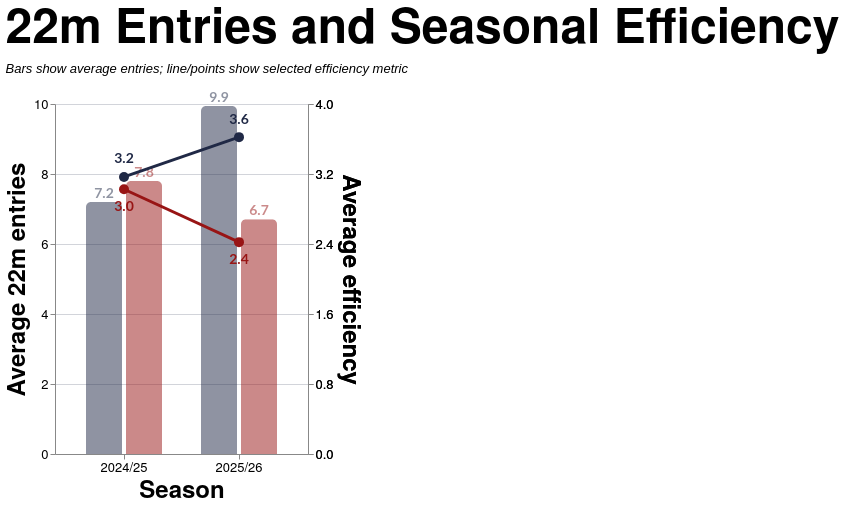

The specification (Vega-Lite) saved for this image:
### Vega-Lite specification from a JSON file in a GitHub repository (floating-point values rounded to 4 significant figures)
{"config": {"axis": {"labelFont": "PT Sans Narrow, Helvetica Neue, Helvetica, Arial, sans-serif", "titleFont": "PT Sans Narrow, Helvetica Neue, Helvetica, Arial, sans-serif", "labelFontSize": 13, "titleFontSize": 24, "gridColor": "#202947", "gridOpacity": 0.2, "zindex": 1}, "text": {"font": "Lato, sans-serif"}, "bar": {"cornerRadiusEnd": 5}, "header": {"labelFont": "PT Sans Narrow, Helvetica Neue, Helvetica, Arial, sans-serif", "titleFont": "PT Sans Narrow, Helvetica Neue, Helvetica, Arial, sans-serif", "labelFontSize": 24, "titleFontSize": 28, "labelFontWeight": "bold", "orient": "left"}, "legend": {"labelFont": "PT Sans Narrow, Helvetica Neue, Helvetica, Arial, sans-serif", "titleFont": "PT Sans Narrow, Helvetica Neue, Helvetica, Arial, sans-serif", "labelFontSize": 14, "titleFontSize": 16, "titlePadding": 5, "fillColor": "white", "strokeColor": "black", "padding": 10, "titleFontWeight": "lighter", "titleFontStyle": "italic", "titleColor": "gray", "offset": 10}, "title": {"font": "PT Sans Narrow, Helvetica Neue, Helvetica, Arial, sans-serif", "fontSize": 48, "fontWeight": "bold", "anchor": "start", "align": "center", "titlePadding": 20, "subtitlePadding": 10, "subtitleFontSize": 13, "subtitleColor": "", "subtitleFontStyle": "italic", "offset": 15, "color": "black"}, "axisX": {"labelAngle": 0}, "facet": {"title": null, "header": null, "align": {"row": "each", "column": "each"}}, "resolve": {"scale": {"y": "independent", "facet": "independent"}}, "background": "transparent", "scale": {"offsetBandPaddingOuter": 0.2, "offsetBandPaddingInner": 0.1}, "view": {"stroke": null, "background": "transparent"}}, "layer": [{"mark": {"type": "bar", "opacity": 0.5}, "encoding": {"color": {"field": "team", "legend": null, "scale": {"domain": ["EGRFC", "Opposition"], "range": ["#202946", "#981515"]}, "title": "Team", "type": "nominal"}, "tooltip": [{"field": "season", "title": "Season", "type": "nominal"}, {"field": "team", "title": "Team", "type": "nominal"}, {"field": "avg_entries", "format": ".2f", "title": "Avg 22m Entries", "type": "quantitative"}, {"field": "avg_points_per_entry", "format": ".2f", "title": "Avg Pts/Entry", "type": "quantitative"}, {"field": "avg_tries_eff_pct", "format": ".1f", "title": "Avg Try Efficiency", "type": "quantitative"}], "x": {"axis": {"labelAngle": 0}, "field": "season", "sort": ["2024/25", "2025/26"], "title": "Season", "type": "nominal"}, "xOffset": {"field": "team", "sort": ["EGRFC", "Opposition"], "type": "nominal"}, "y": {"axis": {"format": ".0f", "grid": true, "tickCount": 6}, "field": "avg_entries", "scale": {"domain": [0, 10.0], "nice": false}, "title": "Average 22m entries", "type": "quantitative"}}, "transform": [{"filter": "(rzSquad == 'All' || datum.squad == rzSquad) && (indexof(rzSeason, datum.season) >= 0) && datum.game_type_mode == rzGameType"}, {"calculate": "rzEfficiencyMetricParam == 'Points per 22m entry' ? datum.avg_points_per_entry : datum.avg_tries_eff_pct", "as": "efficiency_value"}, {"calculate": "rzEfficiencyMetricParam == 'Points per 22m entry' ? datum.avg_points_per_entry * (100 / 4.0) : datum.avg_tries_eff_pct", "as": "efficiency_plot"}, {"calculate": "rzEfficiencyMetricParam == 'Points per 22m entry' ? 'Pts/entry' : 'Try efficiency (%)'", "as": "efficiency_label"}, {"calculate": "rzEfficiencyMetricParam == 'Points per 22m entry' ? format(datum.avg_points_per_entry, '.1f') : format(datum.avg_tries_eff_pct, '.0f') + '%'", "as": "efficiency_text"}, {"calculate": "format(datum.avg_entries, '.1f')", "as": "entries_text"}, {"calculate": "datum.team == 'EGRFC' ? datum.efficiency_plot + 5 : datum.efficiency_plot - 5", "as": "efficiency_text_y"}]}, {"mark": {"type": "text", "dy": -8, "fontSize": 14, "fontWeight": "bold", "opacity": 0.5}, "encoding": {"color": {"field": "team", "legend": null, "scale": {"domain": ["EGRFC", "Opposition"], "range": ["#202946", "#981515"]}, "type": "nominal"}, "text": {"field": "entries_text", "type": "nominal"}, "x": {"field": "season", "sort": ["2024/25", "2025/26"], "type": "nominal"}, "xOffset": {"field": "team", "sort": ["EGRFC", "Opposition"], "type": "nominal"}, "y": {"axis": null, "field": "avg_entries", "scale": {"domain": [0, 10.0], "nice": false}, "type": "quantitative"}}, "transform": [{"filter": "(rzSquad == 'All' || datum.squad == rzSquad) && (indexof(rzSeason, datum.season) >= 0) && datum.game_type_mode == rzGameType"}, {"calculate": "rzEfficiencyMetricParam == 'Points per 22m entry' ? datum.avg_points_per_entry : datum.avg_tries_eff_pct", "as": "efficiency_value"}, {"calculate": "rzEfficiencyMetricParam == 'Points per 22m entry' ? datum.avg_points_per_entry * (100 / 4.0) : datum.avg_tries_eff_pct", "as": "efficiency_plot"}, {"calculate": "rzEfficiencyMetricParam == 'Points per 22m entry' ? 'Pts/entry' : 'Try efficiency (%)'", "as": "efficiency_label"}, {"calculate": "rzEfficiencyMetricParam == 'Points per 22m entry' ? format(datum.avg_points_per_entry, '.1f') : format(datum.avg_tries_eff_pct, '.0f') + '%'", "as": "efficiency_text"}, {"calculate": "format(datum.avg_entries, '.1f')", "as": "entries_text"}, {"calculate": "datum.team == 'EGRFC' ? datum.efficiency_plot + 5 : datum.efficiency_plot - 5", "as": "efficiency_text_y"}]}, {"mark": {"type": "line", "size": 3}, "encoding": {"color": {"field": "team", "legend": null, "scale": {"domain": ["EGRFC", "Opposition"], "range": ["#202946", "#981515"]}, "type": "nominal"}, "detail": {"field": "team", "type": "nominal"}, "tooltip": [{"field": "season", "title": "Season", "type": "nominal"}, {"field": "team", "title": "Team", "type": "nominal"}, {"field": "efficiency_label", "title": "Metric", "type": "nominal"}, {"field": "efficiency_value", "format": ".2f", "title": "Efficiency", "type": "quantitative"}], "x": {"field": "season", "sort": ["2024/25", "2025/26"], "type": "nominal"}, "y": {"axis": {"grid": false, "labelExpr": "rzEfficiencyMetricParam == 'Try-scoring efficiency (%)' ? format(datum.value, '.0f') + '%' : format(datum.value * (4.0 / 100), '.1f')", "orient": "right", "tickCount": 6}, "field": "efficiency_plot", "scale": {"domain": [0, 100], "nice": false}, "title": "Average efficiency", "type": "quantitative"}}, "transform": [{"filter": "(rzSquad == 'All' || datum.squad == rzSquad) && (indexof(rzSeason, datum.season) >= 0) && datum.game_type_mode == rzGameType"}, {"calculate": "rzEfficiencyMetricParam == 'Points per 22m entry' ? datum.avg_points_per_entry : datum.avg_tries_eff_pct", "as": "efficiency_value"}, {"calculate": "rzEfficiencyMetricParam == 'Points per 22m entry' ? datum.avg_points_per_entry * (100 / 4.0) : datum.avg_tries_eff_pct", "as": "efficiency_plot"}, {"calculate": "rzEfficiencyMetricParam == 'Points per 22m entry' ? 'Pts/entry' : 'Try efficiency (%)'", "as": "efficiency_label"}, {"calculate": "rzEfficiencyMetricParam == 'Points per 22m entry' ? format(datum.avg_points_per_entry, '.1f') : format(datum.avg_tries_eff_pct, '.0f') + '%'", "as": "efficiency_text"}, {"calculate": "format(datum.avg_entries, '.1f')", "as": "entries_text"}, {"calculate": "datum.team == 'EGRFC' ? datum.efficiency_plot + 5 : datum.efficiency_plot - 5", "as": "efficiency_text_y"}]}, {"mark": {"type": "point", "filled": true, "opacity": 1.0, "size": 100}, "encoding": {"color": {"field": "team", "legend": null, "scale": {"domain": ["EGRFC", "Opposition"], "range": ["#202946", "#981515"]}, "type": "nominal"}, "tooltip": [{"field": "season", "title": "Season", "type": "nominal"}, {"field": "team", "title": "Team", "type": "nominal"}, {"field": "efficiency_label", "title": "Metric", "type": "nominal"}, {"field": "efficiency_value", "format": ".2f", "title": "Efficiency", "type": "quantitative"}], "x": {"field": "season", "sort": ["2024/25", "2025/26"], "type": "nominal"}, "y": {"axis": {"grid": false, "labelExpr": "rzEfficiencyMetricParam == 'Try-scoring efficiency (%)' ? format(datum.value, '.0f') + '%' : format(datum.value * (4.0 / 100), '.1f')", "orient": "right", "tickCount": 6}, "field": "efficiency_plot", "scale": {"domain": [0, 100], "nice": false}, "title": "Average efficiency", "type": "quantitative"}}, "transform": [{"filter": "(rzSquad == 'All' || datum.squad == rzSquad) && (indexof(rzSeason, datum.season) >= 0) && datum.game_type_mode == rzGameType"}, {"calculate": "rzEfficiencyMetricParam == 'Points per 22m entry' ? datum.avg_points_per_entry : datum.avg_tries_eff_pct", "as": "efficiency_value"}, {"calculate": "rzEfficiencyMetricParam == 'Points per 22m entry' ? datum.avg_points_per_entry * (100 / 4.0) : datum.avg_tries_eff_pct", "as": "efficiency_plot"}, {"calculate": "rzEfficiencyMetricParam == 'Points per 22m entry' ? 'Pts/entry' : 'Try efficiency (%)'", "as": "efficiency_label"}, {"calculate": "rzEfficiencyMetricParam == 'Points per 22m entry' ? format(datum.avg_points_per_entry, '.1f') : format(datum.avg_tries_eff_pct, '.0f') + '%'", "as": "efficiency_text"}, {"calculate": "format(datum.avg_entries, '.1f')", "as": "entries_text"}, {"calculate": "datum.team == 'EGRFC' ? datum.efficiency_plot + 5 : datum.efficiency_plot - 5", "as": "efficiency_text_y"}]}, {"mark": {"type": "text", "fontSize": 14, "fontWeight": "bold"}, "encoding": {"color": {"field": "team", "legend": null, "scale": {"domain": ["EGRFC", "Opposition"], "range": ["#202946", "#981515"]}, "type": "nominal"}, "detail": {"field": "team", "type": "nominal"}, "text": {"field": "efficiency_text", "type": "nominal"}, "x": {"field": "season", "sort": ["2024/25", "2025/26"], "type": "nominal"}, "y": {"axis": null, "field": "efficiency_text_y", "scale": {"domain": [0, 100], "nice": false}, "type": "quantitative"}, "yOffset": {"field": "team", "scale": {"range": [-20, 20]}, "sort": ["EGRFC", "Opposition"], "type": "nominal"}}, "transform": [{"filter": "(rzSquad == 'All' || datum.squad == rzSquad) && (indexof(rzSeason, datum.season) >= 0) && datum.game_type_mode == rzGameType"}, {"calculate": "rzEfficiencyMetricParam == 'Points per 22m entry' ? datum.avg_points_per_entry : datum.avg_tries_eff_pct", "as": "efficiency_value"}, {"calculate": "rzEfficiencyMetricParam == 'Points per 22m entry' ? datum.avg_points_per_entry * (100 / 4.0) : datum.avg_tries_eff_pct", "as": "efficiency_plot"}, {"calculate": "rzEfficiencyMetricParam == 'Points per 22m entry' ? 'Pts/entry' : 'Try efficiency (%)'", "as": "efficiency_label"}, {"calculate": "rzEfficiencyMetricParam == 'Points per 22m entry' ? format(datum.avg_points_per_entry, '.1f') : format(datum.avg_tries_eff_pct, '.0f') + '%'", "as": "efficiency_text"}, {"calculate": "format(datum.avg_entries, '.1f')", "as": "entries_text"}, {"calculate": "datum.team == 'EGRFC' ? datum.efficiency_plot + 5 : datum.efficiency_plot - 5", "as": "efficiency_text_y"}]}], "data": {"name": "data-79247ac9cba6ad01f9778aebde743192"}, "height": 350, "params": [{"name": "rzSquad", "value": "All"}, {"name": "rzSeason", "value": ["2025/26", "2024/25"]}, {"name": "rzGameType", "value": "All"}, {"name": "rzEfficiencyMetricParam", "value": "Points per 22m entry"}], "resolve": {"scale": {"y": "independent"}}, "title": {"text": "22m Entries and Seasonal Efficiency", "subtitle": ["Bars show average entries; line/points show selected efficiency metric"]}, "width": {"step": 40}, "$schema": "https://vega.github.io/schema/vega-lite/v5.20.1.json", "datasets": {"data-79247ac9cba6ad01f9778aebde743192": [{"squad": "1st", "season": "2024/25", "team": "EGRFC", "avg_entries": 7.2, "avg_points_per_entry": 3.167, "avg_tries_eff_pct": 41.67, "game_type_mode": "All"}, {"squad": "1st", "season": "2024/25", "team": "Opposition", "avg_entries": 7.8, "avg_points_per_entry": 3.026, "avg_tries_eff_pct": 46.15, "game_type_mode": "All"}, {"squad": "1st", "season": "2025/26", "team": "EGRFC", "avg_entries": 9.941, "avg_points_per_entry": 3.621, "avg_tries_eff_pct": 56.8, "game_type_mode": "All"}, {"squad": "1st", "season": "2025/26", "team": "Opposition", "avg_entries": 6.706, "avg_points_per_entry": 2.421, "avg_tries_eff_pct": 37.72, "game_type_mode": "All"}, {"squad": "1st", "season": "2024/25", "team": "EGRFC", "avg_entries": 7.2, "avg_points_per_entry": 3.167, "avg_tries_eff_pct": 41.67, "game_type_mode": "League + Cup"}, {"squad": "1st", "season": "2024/25", "team": "Opposition", "avg_entries": 7.8, "avg_points_per_entry": 3.026, "avg_tries_eff_pct": 46.15, "game_type_mode": "League + Cup"}, {"squad": "1st", "season": "2025/26", "team": "EGRFC", "avg_entries": 9.941, "avg_points_per_entry": 3.621, "avg_tries_eff_pct": 56.8, "game_type_mode": "League + Cup"}, {"squad": "1st", "season": "2025/26", "team": "Opposition", "avg_entries": 6.706, "avg_points_per_entry": 2.421, "avg_tries_eff_pct": 37.72, "game_type_mode": "League + Cup"}, {"squad": "1st", "season": "2024/25", "team": "EGRFC", "avg_entries": 6.75, "avg_points_per_entry": 2.556, "avg_tries_eff_pct": 33.33, "game_type_mode": "League only"}, {"squad": "1st", "season": "2024/25", "team": "Opposition", "avg_entries": 7.25, "avg_points_per_entry": 2.793, "avg_tries_eff_pct": 41.38, "game_type_mode": "League only"}, {"squad": "1st", "season": "2025/26", "team": "EGRFC", "avg_entries": 9.867, "avg_points_per_entry": 3.932, "avg_tries_eff_pct": 62.16, "game_type_mode": "League only"}, {"squad": "1st", "season": "2025/26", "team": "Opposition", "avg_entries": 6.4, "avg_points_per_entry": 2.375, "avg_tries_eff_pct": 37.5, "game_type_mode": "League only"}]}}
